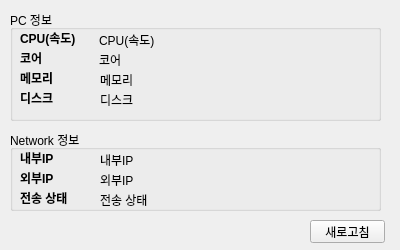
<?xml version="1.0" encoding="UTF-8"?>
<ui version="4.0">
 <class>Form</class>
 <widget class="QWidget" name="Form">
  <property name="geometry">
   <rect>
    <x>0</x>
    <y>0</y>
    <width>400</width>
    <height>250</height>
   </rect>
  </property>
  <property name="minimumSize">
   <size>
    <width>400</width>
    <height>250</height>
   </size>
  </property>
  <property name="maximumSize">
   <size>
    <width>400</width>
    <height>250</height>
   </size>
  </property>
  <property name="windowTitle">
   <string>내 컴퓨터 정보</string>
  </property>
  <widget class="QGroupBox" name="groupBox">
   <property name="geometry">
    <rect>
     <x>10</x>
     <y>10</y>
     <width>371</width>
     <height>111</height>
    </rect>
   </property>
   <property name="title">
    <string>PC 정보</string>
   </property>
   <widget class="QLabel" name="label_2">
    <property name="geometry">
     <rect>
      <x>10</x>
      <y>40</y>
      <width>60</width>
      <height>16</height>
     </rect>
    </property>
    <property name="styleSheet">
     <string notr="true">font-weight:bold;</string>
    </property>
    <property name="text">
     <string>코어</string>
    </property>
   </widget>
   <widget class="QLabel" name="lblDisk">
    <property name="geometry">
     <rect>
      <x>90</x>
      <y>80</y>
      <width>271</width>
      <height>20</height>
     </rect>
    </property>
    <property name="text">
     <string>디스크</string>
    </property>
   </widget>
   <widget class="QLabel" name="lblCore">
    <property name="geometry">
     <rect>
      <x>89</x>
      <y>40</y>
      <width>271</width>
      <height>20</height>
     </rect>
    </property>
    <property name="text">
     <string>코어</string>
    </property>
   </widget>
   <widget class="QLabel" name="lblCPU">
    <property name="geometry">
     <rect>
      <x>89</x>
      <y>20</y>
      <width>271</width>
      <height>20</height>
     </rect>
    </property>
    <property name="text">
     <string>CPU(속도)</string>
    </property>
   </widget>
   <widget class="QLabel" name="label">
    <property name="geometry">
     <rect>
      <x>10</x>
      <y>20</y>
      <width>70</width>
      <height>16</height>
     </rect>
    </property>
    <property name="styleSheet">
     <string notr="true">font-weight:bold;</string>
    </property>
    <property name="text">
     <string>CPU(속도)</string>
    </property>
   </widget>
   <widget class="QLabel" name="label_3">
    <property name="geometry">
     <rect>
      <x>10</x>
      <y>60</y>
      <width>60</width>
      <height>16</height>
     </rect>
    </property>
    <property name="styleSheet">
     <string notr="true">font-weight:bold;</string>
    </property>
    <property name="text">
     <string>메모리</string>
    </property>
   </widget>
   <widget class="QLabel" name="lblMemory">
    <property name="geometry">
     <rect>
      <x>90</x>
      <y>60</y>
      <width>271</width>
      <height>20</height>
     </rect>
    </property>
    <property name="text">
     <string>메모리</string>
    </property>
   </widget>
   <widget class="QLabel" name="label_4">
    <property name="geometry">
     <rect>
      <x>10</x>
      <y>80</y>
      <width>60</width>
      <height>16</height>
     </rect>
    </property>
    <property name="styleSheet">
     <string notr="true">font-weight:bold;</string>
    </property>
    <property name="text">
     <string>디스크</string>
    </property>
   </widget>
  </widget>
  <widget class="QGroupBox" name="groupBox_2">
   <property name="geometry">
    <rect>
     <x>10</x>
     <y>130</y>
     <width>371</width>
     <height>81</height>
    </rect>
   </property>
   <property name="title">
    <string>Network 정보</string>
   </property>
   <widget class="QLabel" name="label_5">
    <property name="geometry">
     <rect>
      <x>10</x>
      <y>40</y>
      <width>60</width>
      <height>16</height>
     </rect>
    </property>
    <property name="styleSheet">
     <string notr="true">font-weight:bold;</string>
    </property>
    <property name="text">
     <string>외부IP</string>
    </property>
   </widget>
   <widget class="QLabel" name="lblExtraNet">
    <property name="geometry">
     <rect>
      <x>90</x>
      <y>40</y>
      <width>271</width>
      <height>20</height>
     </rect>
    </property>
    <property name="text">
     <string>외부IP</string>
    </property>
   </widget>
   <widget class="QLabel" name="lblInnerNet">
    <property name="geometry">
     <rect>
      <x>90</x>
      <y>20</y>
      <width>271</width>
      <height>20</height>
     </rect>
    </property>
    <property name="text">
     <string>내부IP</string>
    </property>
   </widget>
   <widget class="QLabel" name="label_6">
    <property name="geometry">
     <rect>
      <x>10</x>
      <y>20</y>
      <width>60</width>
      <height>16</height>
     </rect>
    </property>
    <property name="styleSheet">
     <string notr="true">font-weight:bold;</string>
    </property>
    <property name="text">
     <string>내부IP</string>
    </property>
   </widget>
   <widget class="QLabel" name="label_7">
    <property name="geometry">
     <rect>
      <x>10</x>
      <y>60</y>
      <width>60</width>
      <height>16</height>
     </rect>
    </property>
    <property name="styleSheet">
     <string notr="true">font-weight:bold;</string>
    </property>
    <property name="text">
     <string>전송 상태</string>
    </property>
   </widget>
   <widget class="QLabel" name="lblNetStat">
    <property name="geometry">
     <rect>
      <x>90</x>
      <y>60</y>
      <width>271</width>
      <height>20</height>
     </rect>
    </property>
    <property name="text">
     <string>전송 상태</string>
    </property>
   </widget>
  </widget>
  <widget class="QPushButton" name="btnRefresh">
   <property name="geometry">
    <rect>
     <x>310</x>
     <y>220</y>
     <width>75</width>
     <height>23</height>
    </rect>
   </property>
   <property name="text">
    <string>새로고침</string>
   </property>
  </widget>
 </widget>
 <resources/>
 <connections/>
</ui>
